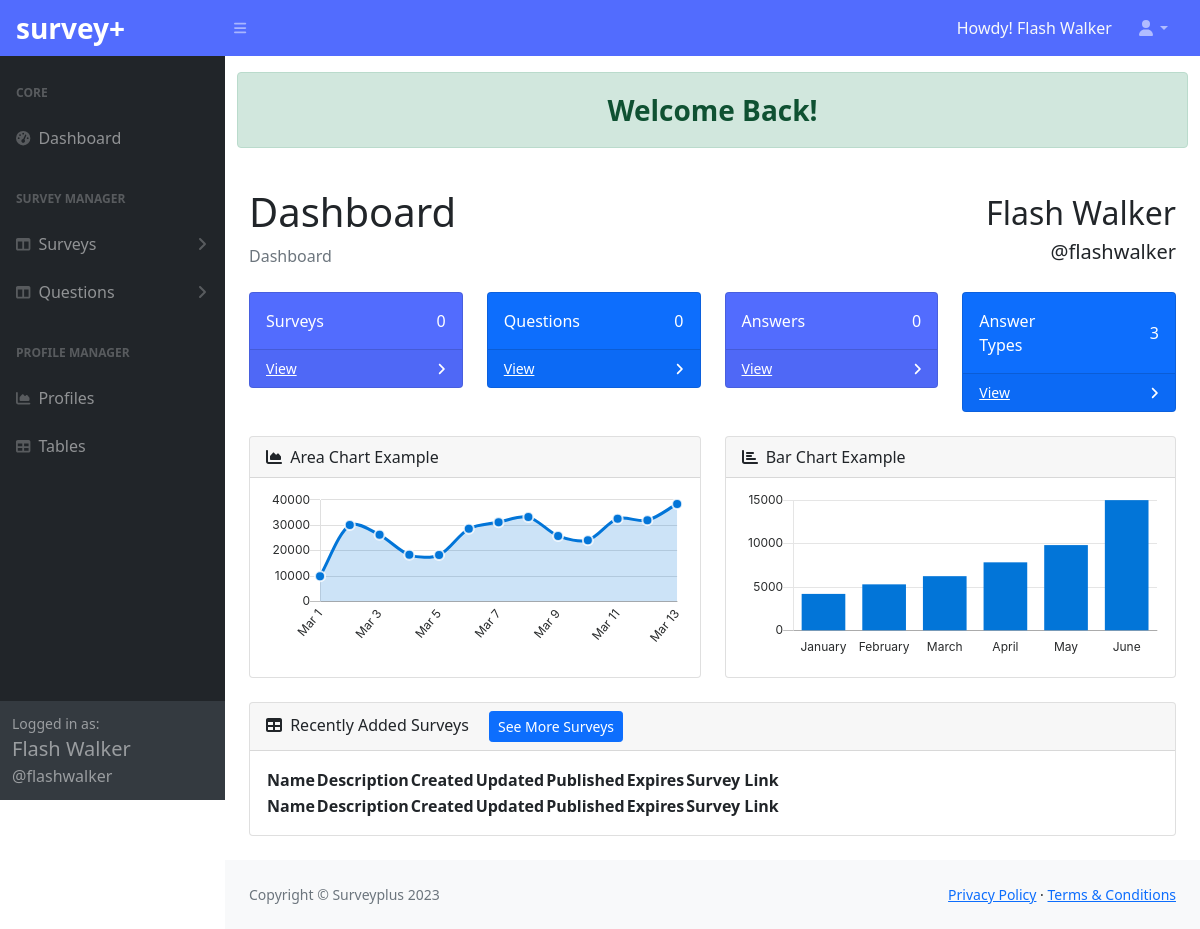
The app's page /dashboard/index.php?success=loggedin (signed in), older data.
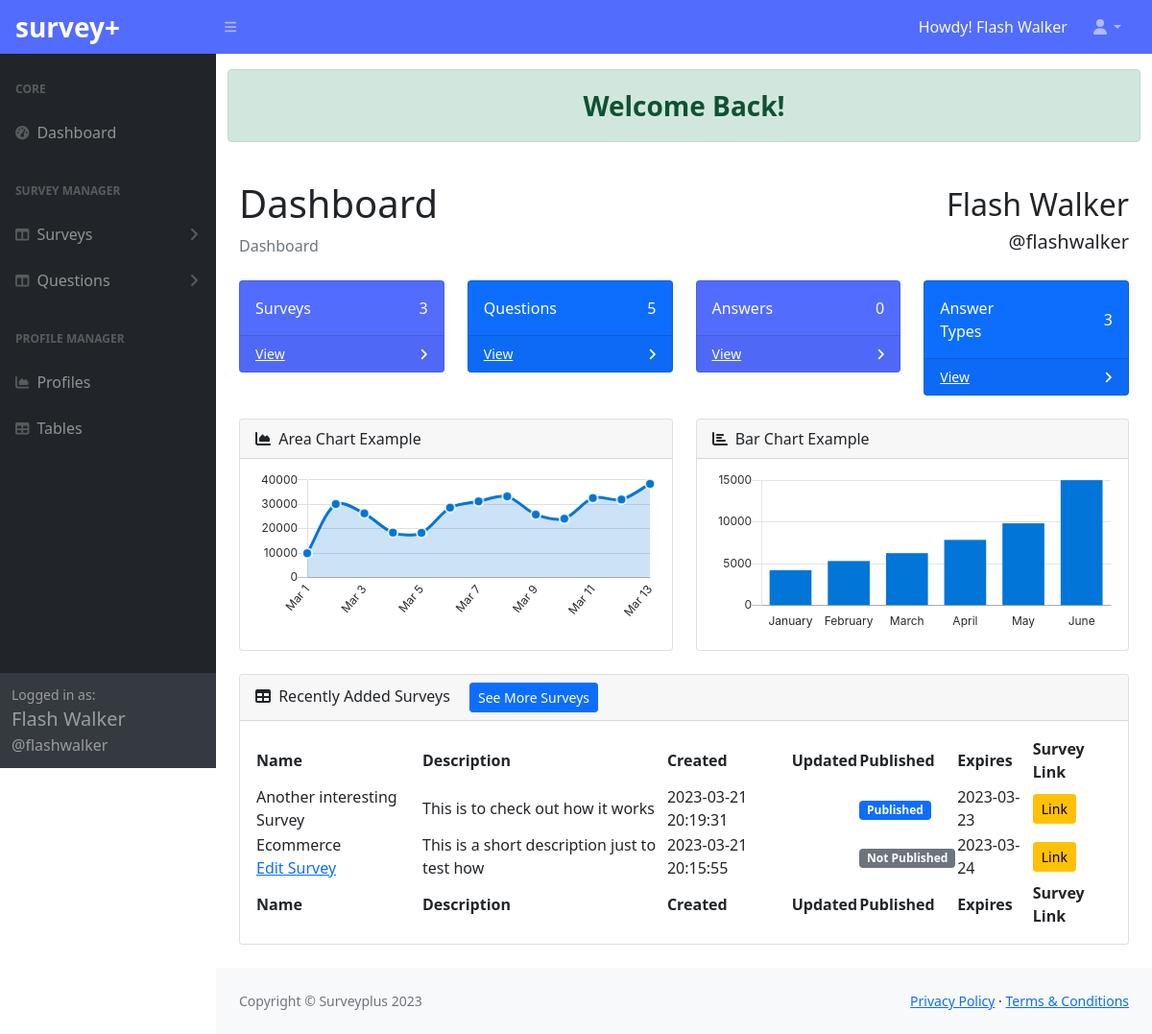
The same page, newer data.
### tables this page shows
CREATE TABLE `survey` (
  `id` int(11) NOT NULL,
  `updatedOn` datetime DEFAULT NULL,
  `name` varchar(45) NOT NULL,
  `description` varchar(45) NOT NULL,
  `published` tinyint(1) NOT NULL,
  `createdOn` timestamp NOT NULL DEFAULT current_timestamp(),
  `publishedOn` datetime DEFAULT NULL,
  `expiresOn` date DEFAULT NULL,
  `profile_id` int(11) NOT NULL
);

### app/Models/BaseModel.php (called while the page is built, shortened)
<?php
class BaseModel
{
    protected $conn;
    protected $stmt;
    public function __construct()
    {
        $this->db = new Database();
        if($this->db instanceof Database){
            $this->conn = $this->db->connect();
        }
    }
    public function select(string $query)
    {
        $this->stmt =  $this->conn->prepare($query);
        $this->stmt->execute();
        $this->stmt->setFetchMode(PDO::FETCH_ASSOC);
        return $this;
    }
    public function findAll(){
        return $this->stmt->fetchAll();
    }
}

### app/Config/Database.php (called while the page is built, shortened)
<?php
class Database{
    private array $dsn = [];
    public function __construct(){
        $this->dsn = [
            "host" => "localhost",
            "database" => "surveyplus",
            "port" => 33012,
            "username" => "root",
            "password" => "",
            "driver" => "mysql"
        ];
    }
    public function connect()
    {
       try{
            $this->conn = new PDO($this->dsn['driver'].":host=".$this->dsn['host'].";port=".$this->dsn['port'].";dbname=".$this->dsn['database'], $this->dsn['username'], $this->dsn['password']);
            $this->conn->setAttribute(PDO::ATTR_ERRMODE, PDO::ERRMODE_EXCEPTION);
            return $this->conn;
       } catch(PDOException $e){
            echo "Connection Failed " . $e->getMessage();
       }
    }
}

### app/Controllers/SurveyController.php (called while the page is built, shortened)
<?php
class SurveyController
{
    public Surveys $surveys;
    public function __construct()
    {
        $this->surveys = new Surveys();
    }
    public function show_all(int $user_id, int $limit = null): array
    {
        return $this->surveys->get(null, $user_id, null, $limit);
    }
}

### app/Models/Surveys.php (called while the page is built, shortened)
<?php
final class Surveys extends BaseModel
{
    public string $table = "survey";
    public function get(int $survey_id = null, int $profile_id = null, bool $published = null, int $limit = null) : array
    {
        if($profile_id != null && $limit != null)
        {
            $surveys = $this->select("SELECT * FROM $this->table WHERE profile_id = $profile_id ORDER BY id DESC LIMIT $limit")->findAll();
            return $surveys;
        }
        if($profile_id != null){
            $surveys = $this->select("SELECT * FROM $this->table WHERE profile_id = $profile_id ORDER BY id DESC")->findAll();
            return $surveys;
        }
        $surveys = $this->select("SELECT * FROM $this->table ORDER BY id DESC")->findAll();
        return $surveys;
    }
}

### helpers/string_helper.php (called while the page is built, shortened)
<?php
if(!function_exists("minimize")){
    function minimize(string $str, int $num_chars = 120)
    {
        return $str;
    }
}

### helpers/url_helper.php (called while the page is built, shortened)
<?php
function base_url(string $link = null)
{
    return BASE_URL .'/'. strtolower($link);
}
if(!function_exists("survey"))
{
    function survey(string $handle, int $survey_id, string $name) : string
    {
        return base_url("survey.php?handle=".$handle."&id=".$survey_id."&slug=".strtolower(str_replace(" ", "-", $name)));
    }
}

### dashboard/index.php (the view, shortened to what the rows shown need)
<?php require DASHBOARD_PATH . "/partials/header.php" ?>
<?php
    $surveys = new SurveyController();
    $user_id = $_SESSION["user_id"];
    $all_surveys = $surveys->show_all($user_id, 2);
?>
<body class="sb-nav-fixed">
    <div id="layoutSidenav">
        <div id="layoutSidenav_content">
            <main>
                <div class="container-fluid px-4">
                    <div class="row align-items-center">
                      <div class="col-md-6">
                          <h1 class="mt-4">Dashboard</h1>
                      </div>
                    </div>
                    <div class="card mb-4">
                        <div class="card-body">
                        <table id="datatablesSimple">
                                <thead>
                                    <tr>
                                        <th>Name</th>
                                        <th>Description</th>
                                        <th>Created</th>
                                        <th>Updated</th>
                                        <th>Published</th>
                                        <th>Expires</th>
                                        <th>Survey Link</th>
                                    </tr>
                                </thead>
                                <tfoot>
                                    <tr>
                                        <th>Name</th>
                                        <th>Description</th>
                                        <th>Created</th>
                                        <th>Updated</th>
                                        <th>Published</th>
                                        <th>Expires</th>
                                        <th>Survey Link</th>
                                    </tr>
                                </tfoot>
                                <tbody>
                                    <?php if (isset($all_surveys) && !empty($all_surveys)) : ?>
                                        <?php foreach ($all_surveys as $survey) : ?>
                                            <tr>
                                                <td>
                                                    <?= $survey["name"] ?>
                                                    <?php if($survey["published"] != 1): ?>
                                                        <div class="d-block p-0">
                                                            <a href="<?= DASHBOARD_URL . '/survey/edit.php?survey=' . $survey['id'] . '&action=edit' ?>">Edit Survey</a>
                                                        </div>
                                                    <?php endif ?>
                                                </td>
                                                <td><?= minimize($survey["description"]) ?></td>
                                                <td><?= $survey["createdOn"] ?></td>
                                                <td><?= $survey["updatedOn"] ?></td>
                                                <td>
                                                    <?php if($survey["published"] == 1): ?>
                                                        <span class="badge bg-primary">Published</span>
                                                    <?php else: ?>
                                                        <span class="badge bg-secondary">Not Published</span>
                                                    <?php endif ?>
                                                </td>
                                                <td><?= $survey["expiresOn"] ?></td>
                                                <td>
                                                    <a class="btn btn-warning btn-sm" href="<?= survey($_SESSION["handle"], $survey["id"], $survey["name"]); ?>" target="_b
                                                    ">Link</a>
                                                </td>
                                            </tr>
                                        <?php endforeach ?>
                                    <?php endif ?>
                                </tbody>
                            </table>
                        </div>
                    </div>
                </div>
            </main>
        </div>
    </div>
</body>
</html>

Row changes from the older to the newer data that the page shows:
now on this page (row edited): survey: name "Another interesting Survey", description "This is to check out how it works", createdOn "2023-03-21 20:19:31", published "Published", expiresOn "2023-03-23"
now on this page (row edited): survey: name "Ecommerce", description "This is a short description just to test how", createdOn "2023-03-21 20:15:55", published "Not Published", expiresOn "2023-03-24"
Text that changed along with them:
$number_of_surveys: (not shown) → "3"
$number_of_questions: (not shown) → "5"
text no longer shown: "0 0"
